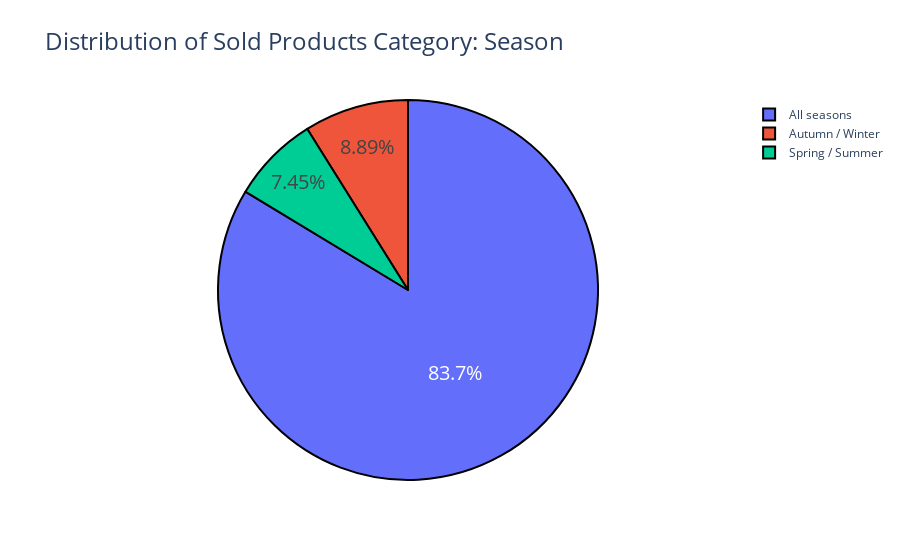

This figure's notebook cell:
### Code cell
product_season_count = vestiaire_clean['product_season'].value_counts()

fig_season = go.Figure(data=[go.Pie(labels=product_season_count.index, values=product_season_count.values, 
                             hoverinfo='label+value', textinfo='percent',
                             textfont_size=20, marker=dict( 
                             line=dict(color='#000000', width=2)))])

fig_season.update_layout(title_text= "Distribution of Sold Products Category: Season", title_font_size=24)
fig_season.show()


#FINDINGS
#The Findings here show that of the items sold almost 84% of these products fall in the All Season Category.

### Figure 1 — Plotly figure (JSON) as saved in the notebook; plotly's stock layout.template omitted (floating-point values rounded to 4 significant figures)
{"data": [{"hoverinfo": "label+value", "labels": ["All seasons", "Autumn / Winter", "Spring / Summer"], "marker": {"line": {"color": "#000000", "width": 2}}, "textfont": {"size": 20}, "textinfo": "percent", "type": "pie", "values": [11483, 1221, 1023]}], "layout": {"title": {"font": {"size": 24}, "text": "Distribution of Sold Products Category: Season"}}}
